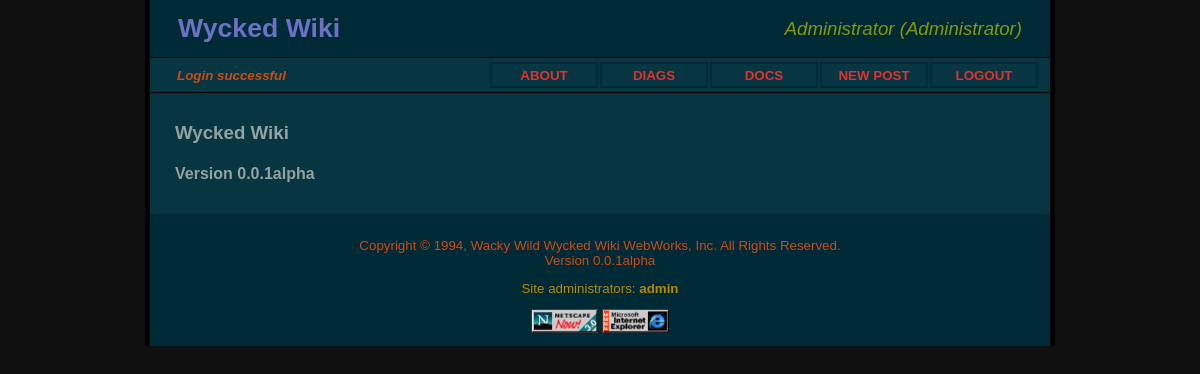
/page.php?page=about (signed in), run on an earlier commit of the app's database.
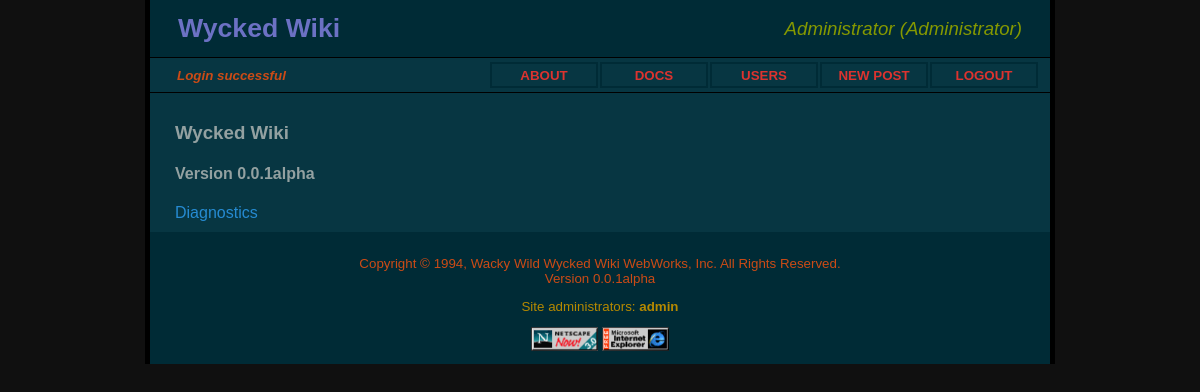
And on a later commit of the database.
### tables this page shows
CREATE TABLE `pages` (
  `page_id` int(11) NOT NULL,
  `visible` int(11) DEFAULT '14',
  `title` varchar(30) NOT NULL,
  `file` varchar(50) DEFAULT NULL,
  `page` text,
  PRIMARY KEY (`page_id`)
);

CREATE TABLE `users` (
  `username` varchar(20) NOT NULL DEFAULT '',
  `password` varchar(50) DEFAULT NULL,
  `fullname` varchar(50) DEFAULT NULL,
  `access` int(11) DEFAULT NULL,
  PRIMARY KEY (`username`)
);

### config.php (called while the page is built, shortened)
<?php
$VERSION = "0.0.1alpha";
?>

### page.php (the view, shortened to what this page needs)
<!DOCTYPE html>
<html>
<head>
<link rel="stylesheet" href="style.css">
</head>
<body>
<?php
require_once("config.php");
include("header.php");
if (isset($_SESSION) && isset($_SESSION["access"])) {
    $access = $_SESSION["access"];
} else {
    $access = 1;
}
if (isset($_GET["page"])) {
    $title = $_GET["page"];
    $db = mysqli_connect($DB_HOSTNAME, $DB_USERNAME, $DB_PASSWORD, $DB_DATABASE);
    $result = mysqli_query($db, "select visible, page "
                                    . "from pages where title = '" . $title . "'");
    $count = mysqli_num_rows($result);
    if ($count==0) {
        $_SESSION["status"] = "PAGE NOT FOUND";
        header("Location: index.php");
    } else {
        $row = mysqli_fetch_assoc($result);
        if ($access & $row["visible"]) {
            echo '<div class="bodydiv">';
            echo '</div>';
        } else {
            $_SESSION["status"] = "UNAUTHORIZED";
            header("Location: index.php");
        }
    }
} else {
    $_SESSION["status"] = "PAGE NOT SPECIFIED";
    header("Location: index.php");
}
include("footer.php");
?>
</body>
</html>

### header.php (shortened to what this page needs)
<div class="headerdiv">
<table><tr>
<td><a href=".">Wycked Wiki</a></td>
<td class="userinfo">
<?php
if (isset($_SESSION) && isset($_SESSION["access"]) && isset($_SESSION["fullname"])) {
    $access = $_SESSION["access"];
    if ($access == 2) {
        $userinfo = $_SESSION["fullname"] . " (User)";
    } elseif ($access == 4) {
        $userinfo = $_SESSION["fullname"] . " (Editor)";
    } elseif ($access == 8) {
        $userinfo = $_SESSION["fullname"] . " (Administrator)";
    } else {
        $userinfo = "";
    }
} else {
    $access = 1;
    $userinfo = "";
}
echo $userinfo;
?>
</td>
</tr></table>
</div>
<div class="menudiv">
<table><tr>
<td class="status">
<?php
if (isset($_SESSION) && isset($_SESSION["status"])) {
    echo $_SESSION["status"];
}
?>
</td>
<?php
$db = mysqli_connect($DB_HOSTNAME, $DB_USERNAME, $DB_PASSWORD, $DB_DATABASE);
$result = mysqli_query($db, "select * from pages order by page_id");
while ($row = mysqli_fetch_assoc($result)) {
    if (($access & $row["visible"]) && (substr($row["title"], 0, 1) !== "_")) {
        if (is_null($row["file"])) {
            printf('<td class="menuitem"><a href="page.php?page=%s">%s</a></td>',
                   $row["title"],
                   strtoupper($row["title"]));
        } else {
            printf('<td class="menuitem"><a href="%s">%s</a></td>',
                   $row["file"],
                   strtoupper($row["title"]));
        }
    }
}
?>
</tr></table>
</div>

### footer.php (shortened to what this page needs)
<div class="footerdiv">
<p class="copyright">
Copyright &copy; 1994, Wacky Wild Wycked Wiki WebWorks, Inc.  All Rights Reserved.
<br>Version <?php echo $VERSION ?>
</p>
<p class="admins">
Site administrators:
<?php
$db = mysqli_connect($DB_HOSTNAME, $DB_USERNAME, $DB_PASSWORD, $DB_DATABASE);
$result = mysqli_query($db, "select username from users where access = 8 order by username");
$username_array = array();
while ($row = mysqli_fetch_assoc($result)) {
    $username_array[] = "<b>" . $row["username"] . "</b>";
}
printf(implode(", ", $username_array));
?>
</p>
<img src="images/netscape.png" height=24>
<img src="images/ielogo.png" height=24>
</div>

### style.css (style rules this page uses)
html { background: #101010; }
body { margin: 0 auto; background: #073642; font-family: Verdana, sans-serif; height: all; width: 900px; border-style: solid; border-width: 0px 5px 0px 5px; }
.headerdiv { background-color: #002B36; padding: 10px 25px 10px 25px; }
.headerdiv table { width: 100%; }
.headerdiv a { color: #6C71C4; font-size: 20pt; font-weight: bold; text-decoration: none }
.headerdiv td.userinfo { color: #859900; font-size: 14pt; font-style: italic; text-align: right; }
.menudiv { background-color: #073642; border-style: solid; border-width: 1px 0px 1px 0px; padding: 2px 10px 2px 10px; }
.menudiv a { color: #DC332F; font-size: 10pt; font-weight: bold; text-decoration: none; }
.menudiv td.status { color: #CB4B16; font-size: 10pt; font-style: italic; font-weight: bold; padding: 0px 15px 0px 15px; width: 100%; }
.menudiv td.menuitem { border-style: solid; border-color: #002B36; border-width: 2px 2px 2px 2px; padding: 2px 2px 2px 2px; text-align: center; min-width: 100px; }
.footerdiv { background-color: #002B36; font-size: 10pt; font-weight: normal; padding: 10px 25px 10px 25px; text-align: center; }
.copyright { color: #CB4B16; }
.admins { color: #B58900; }
.bodydiv { color: #93A1A1; font-size: 12pt; font-weight: normal; padding: 10px 25px 10px 25px; }
.bodydiv a { color: #268BD2; text-decoration: none }

What changed in the data, as far as the page shows it:
no longer on this page (row edited): pages: title "DIAGS"
changed pages "ABOUT": visible "Wycked Wiki Version 0.0.1alpha" → "Wycked Wiki Version 0.0.1alpha Diagnostics"
added pages: title "USERS"
